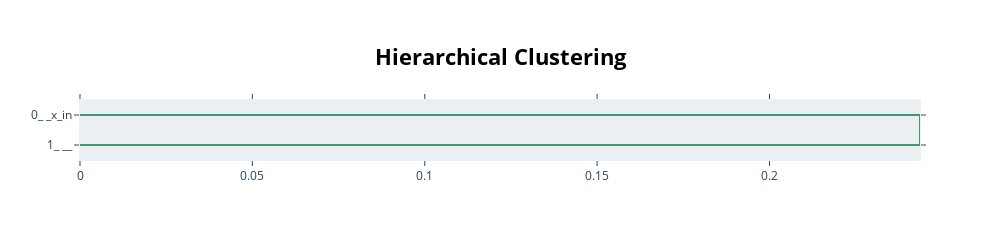

Here is the notebook cell this chart was saved with:
### Code cell
# 2. Topic hierarchy
print("\n2. Topic Hierarchy")
fig_hierarchy = topic_model.visualize_hierarchy(top_n_topics=50)
figures_dict["chinese_topic_hierarchy"] = fig_hierarchy
fig_hierarchy

### Figure 1 — Plotly figure (JSON) as saved in the notebook; plotly's stock layout.template omitted (floating-point values rounded to 4 significant figures)
{"data": [{"hoverinfo": "text", "marker": {"color": "rgb(61,153,112)"}, "mode": "lines", "type": "scatter", "x": [0.0, 0.2437, 0.2437, 0.0], "xaxis": "x", "y": [-5.0, -5.0, -15.0, -15.0], "yaxis": "y"}], "layout": {"autosize": false, "height": 230, "hoverlabel": {"bgcolor": "white", "font": {"family": "Rockwell", "size": 16}}, "hovermode": "closest", "plot_bgcolor": "#ECEFF1", "showlegend": false, "title": {"font": {"color": "Black", "size": 22}, "text": "<b>Hierarchical Clustering</b>", "x": 0.5, "xanchor": "center", "yanchor": "top"}, "width": 1000, "xaxis": {"mirror": "allticks", "rangemode": "tozero", "showgrid": false, "showline": true, "showticklabels": true, "ticks": "outside", "type": "linear", "zeroline": false}, "yaxis": {"mirror": "allticks", "range": [-20, 0], "rangemode": "tozero", "showgrid": false, "showline": true, "showticklabels": true, "tickmode": "array", "ticks": "outside", "ticktext": ["0_ _x_in", "1_ __"], "tickvals": [-5, -15], "type": "linear", "zeroline": false}}}
